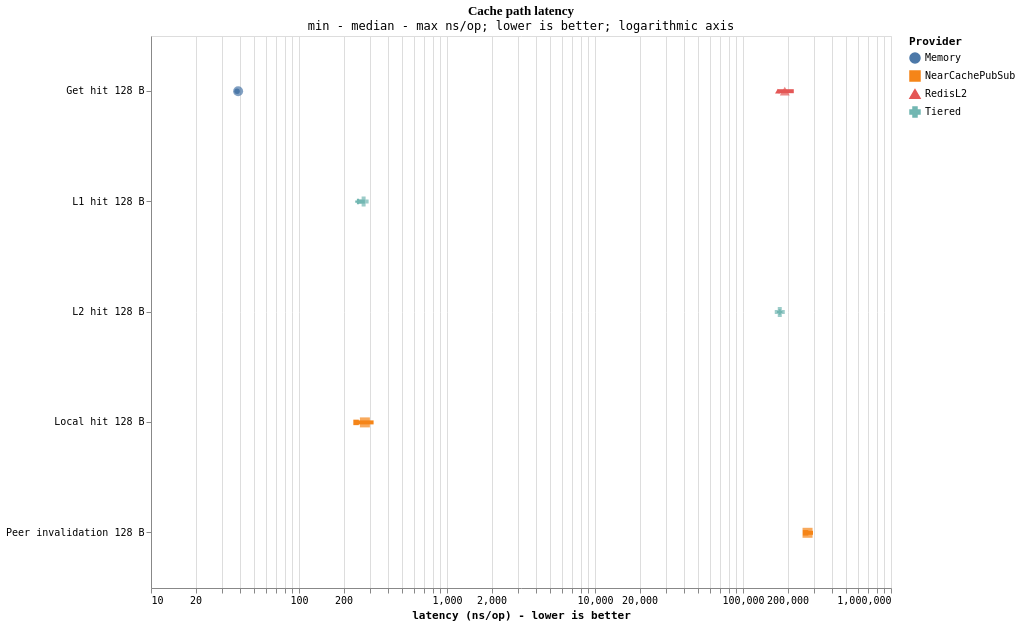

The specification (Vega-Lite) saved for this image:
### Vega-Lite specification from a JSON file in a GitHub repository (floating-point values rounded to 4 significant figures)
{"$schema": "https://vega.github.io/schema/vega-lite/v5.json", "title": {"text": "Cache path latency", "subtitle": "min - median - max ns/op; lower is better; logarithmic axis"}, "width": 740, "height": 552, "data": {"values": [{"provider": "Memory", "scenario": "Get hit 128 B", "panel": "Hot read paths", "min": 38.14, "median": 38.79, "max": 39.13, "samples": 5}, {"provider": "Tiered", "scenario": "L1 hit 128 B", "panel": "Hot read paths", "min": 250.4, "median": 273.3, "max": 278.8, "samples": 3}, {"provider": "NearCachePubSub", "scenario": "Local hit 128 B", "panel": "Hot read paths", "min": 243, "median": 278.7, "max": 319.2, "samples": 3}, {"provider": "RedisL2", "scenario": "Get hit 128 B", "panel": "Remote read paths", "min": 171829, "median": 191564, "max": 220382, "samples": 3}, {"provider": "Tiered", "scenario": "L2 hit 128 B", "panel": "Remote read paths", "min": 176915, "median": 177178, "max": 178659, "samples": 3}, {"provider": "NearCachePubSub", "scenario": "Peer invalidation 128 B", "panel": "Invalidation observation", "min": 264868, "median": 272979, "max": 297056, "samples": 3}]}, "encoding": {"y": {"field": "scenario", "type": "nominal", "title": null}, "color": {"field": "provider", "type": "nominal", "title": "Provider"}, "shape": {"field": "provider", "type": "nominal", "title": "Provider"}, "row": {"field": "panel", "type": "nominal", "title": null}}, "layer": [{"mark": {"type": "rule", "strokeWidth": 4}, "encoding": {"x": {"field": "min", "type": "quantitative", "title": "latency (ns/op) - lower is better", "scale": {"type": "log", "zero": false}}, "x2": {"field": "max"}}}, {"mark": {"type": "point", "filled": true, "size": 100}, "encoding": {"x": {"field": "median", "type": "quantitative", "scale": {"type": "log", "zero": false}}}}], "config": {"font": "Comic Mono, SFMono-Regular, Consolas, monospace", "title": {"font": "Architects Daughter, Comic Sans MS, cursive"}, "background": "#FFFFFF"}}
